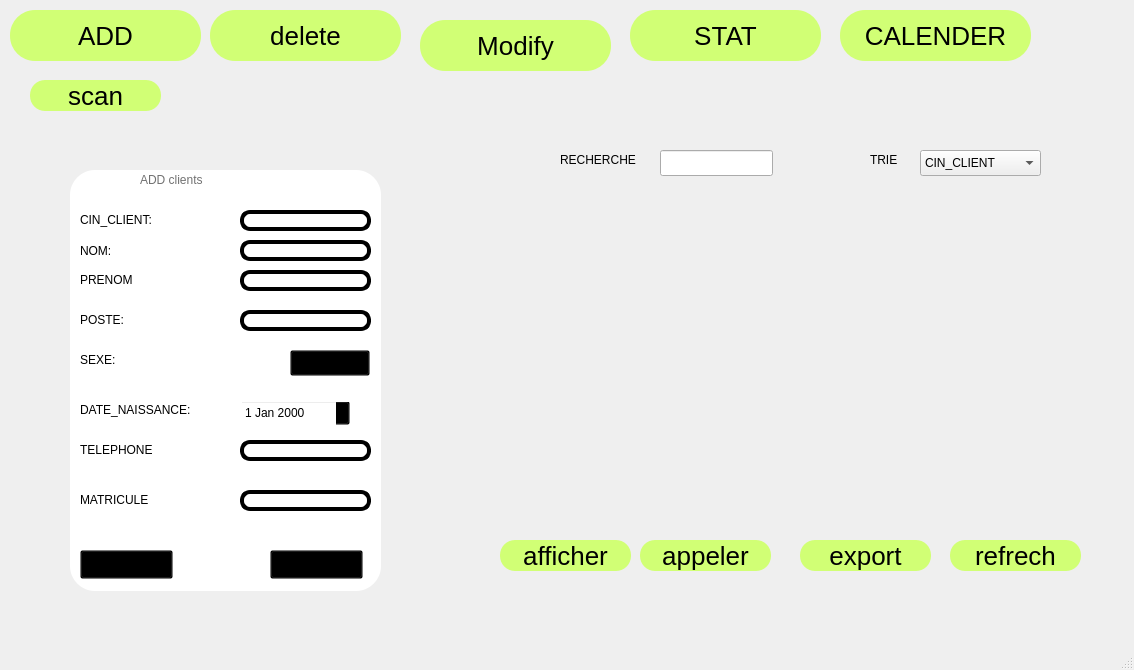
<?xml version="1.0" encoding="UTF-8"?>
<ui version="4.0">
 <class>mainabir</class>
 <widget class="QMainWindow" name="mainabir">
  <property name="geometry">
   <rect>
    <x>0</x>
    <y>0</y>
    <width>1134</width>
    <height>670</height>
   </rect>
  </property>
  <property name="windowTitle">
   <string>MainWindow</string>
  </property>
  <widget class="QWidget" name="centralwidget">
   <widget class="QStackedWidget" name="stackedWidget_2">
    <property name="geometry">
     <rect>
      <x>420</x>
      <y>190</y>
      <width>671</width>
      <height>381</height>
     </rect>
    </property>
    <property name="currentIndex">
     <number>1</number>
    </property>
    <widget class="QWidget" name="page_3">
     <widget class="QTableView" name="tableView">
      <property name="geometry">
       <rect>
        <x>20</x>
        <y>70</y>
        <width>651</width>
        <height>271</height>
       </rect>
      </property>
     </widget>
    </widget>
    <widget class="QWidget" name="page_5">
     <widget class="QLabel" name="label_30">
      <property name="geometry">
       <rect>
        <x>90</x>
        <y>30</y>
        <width>471</width>
        <height>271</height>
       </rect>
      </property>
      <property name="styleSheet">
       <string notr="true">background-color: transparent;;</string>
      </property>
      <property name="text">
       <string/>
      </property>
      <property name="scaledContents">
       <bool>true</bool>
      </property>
     </widget>
    </widget>
    <widget class="QWidget" name="page_4">
     <widget class="QCalendarWidget" name="calendarWidget">
      <property name="geometry">
       <rect>
        <x>80</x>
        <y>30</y>
        <width>561</width>
        <height>261</height>
       </rect>
      </property>
     </widget>
     <widget class="QGroupBox" name="groupBox_3">
      <property name="geometry">
       <rect>
        <x>330</x>
        <y>30</y>
        <width>231</width>
        <height>351</height>
       </rect>
      </property>
      <property name="styleSheet">
       <string notr="true">background-color: rgb(255, 255, 255);</string>
      </property>
      <property name="title">
       <string/>
      </property>
      <widget class="QLabel" name="label_15">
       <property name="geometry">
        <rect>
         <x>10</x>
         <y>120</y>
         <width>121</width>
         <height>21</height>
        </rect>
       </property>
       <property name="styleSheet">
        <string notr="true">color:rgb(0, 0, 0)</string>
       </property>
       <property name="text">
        <string>type de service:</string>
       </property>
      </widget>
      <widget class="QLabel" name="label_16">
       <property name="geometry">
        <rect>
         <x>60</x>
         <y>150</y>
         <width>181</width>
         <height>31</height>
        </rect>
       </property>
       <property name="text">
        <string/>
       </property>
      </widget>
      <widget class="QLabel" name="label_17">
       <property name="geometry">
        <rect>
         <x>0</x>
         <y>180</y>
         <width>121</width>
         <height>21</height>
        </rect>
       </property>
       <property name="styleSheet">
        <string notr="true">color:rgb(0, 0, 0)</string>
       </property>
       <property name="text">
        <string>date de debut</string>
       </property>
      </widget>
      <widget class="QLabel" name="label_18">
       <property name="geometry">
        <rect>
         <x>20</x>
         <y>210</y>
         <width>181</width>
         <height>31</height>
        </rect>
       </property>
       <property name="text">
        <string/>
       </property>
      </widget>
      <widget class="QLabel" name="label_19">
       <property name="geometry">
        <rect>
         <x>10</x>
         <y>240</y>
         <width>121</width>
         <height>21</height>
        </rect>
       </property>
       <property name="styleSheet">
        <string notr="true">color:rgb(0, 0, 0)</string>
       </property>
       <property name="text">
        <string>date de fin</string>
       </property>
      </widget>
      <widget class="QLabel" name="label_24">
       <property name="geometry">
        <rect>
         <x>20</x>
         <y>260</y>
         <width>181</width>
         <height>31</height>
        </rect>
       </property>
       <property name="text">
        <string/>
       </property>
      </widget>
      <widget class="QPushButton" name="Cancel">
       <property name="geometry">
        <rect>
         <x>100</x>
         <y>300</y>
         <width>111</width>
         <height>31</height>
        </rect>
       </property>
       <property name="styleSheet">
        <string notr="true">QPushButton{
font-family: 'Sans-Serif';
 font-size: 26px;    
	background-color: rgb(209, 255, 117);
border-radius:15px;


}</string>
       </property>
       <property name="text">
        <string>Cancel</string>
       </property>
      </widget>
      <widget class="QLabel" name="label_25">
       <property name="geometry">
        <rect>
         <x>10</x>
         <y>20</y>
         <width>181</width>
         <height>31</height>
        </rect>
       </property>
       <property name="text">
        <string/>
       </property>
      </widget>
      <widget class="QLabel" name="label_26">
       <property name="geometry">
        <rect>
         <x>10</x>
         <y>10</y>
         <width>121</width>
         <height>21</height>
        </rect>
       </property>
       <property name="styleSheet">
        <string notr="true">color:rgb(0, 0, 0)</string>
       </property>
       <property name="text">
        <string>matricule</string>
       </property>
      </widget>
      <widget class="QLabel" name="label_27">
       <property name="geometry">
        <rect>
         <x>40</x>
         <y>50</y>
         <width>181</width>
         <height>31</height>
        </rect>
       </property>
       <property name="text">
        <string/>
       </property>
      </widget>
      <widget class="QLabel" name="label_28">
       <property name="geometry">
        <rect>
         <x>10</x>
         <y>60</y>
         <width>121</width>
         <height>21</height>
        </rect>
       </property>
       <property name="styleSheet">
        <string notr="true">color:rgb(0, 0, 0)</string>
       </property>
       <property name="text">
        <string>cin_client</string>
       </property>
      </widget>
      <widget class="QLabel" name="label_29">
       <property name="geometry">
        <rect>
         <x>10</x>
         <y>90</y>
         <width>181</width>
         <height>31</height>
        </rect>
       </property>
       <property name="text">
        <string/>
       </property>
      </widget>
     </widget>
    </widget>
   </widget>
   <widget class="QStackedWidget" name="stackedWidget">
    <property name="geometry">
     <rect>
      <x>10</x>
      <y>150</y>
      <width>391</width>
      <height>441</height>
     </rect>
    </property>
    <property name="styleSheet">
     <string notr="true">background-color:transparent;</string>
    </property>
    <property name="currentIndex">
     <number>0</number>
    </property>
    <widget class="QWidget" name="page">
     <widget class="QGroupBox" name="groupBox">
      <property name="geometry">
       <rect>
        <x>60</x>
        <y>20</y>
        <width>311</width>
        <height>421</height>
       </rect>
      </property>
      <property name="styleSheet">
       <string notr="true">QGroupBox{
	background-color: rgb(255, 255, 255);
border-radius:25px;

}</string>
      </property>
      <property name="title">
       <string/>
      </property>
      <widget class="QLabel" name="label_2">
       <property name="geometry">
        <rect>
         <x>70</x>
         <y>0</y>
         <width>141</width>
         <height>20</height>
        </rect>
       </property>
       <property name="styleSheet">
        <string notr="true">font: 12pt &quot;Segoe UI&quot;;
color:rgb(113, 113, 113);</string>
       </property>
       <property name="text">
        <string>ADD clients</string>
       </property>
      </widget>
      <widget class="QLabel" name="label_3">
       <property name="geometry">
        <rect>
         <x>10</x>
         <y>71</y>
         <width>63</width>
         <height>20</height>
        </rect>
       </property>
       <property name="text">
        <string>NOM:</string>
       </property>
      </widget>
      <widget class="QLabel" name="label_4">
       <property name="geometry">
        <rect>
         <x>10</x>
         <y>140</y>
         <width>63</width>
         <height>20</height>
        </rect>
       </property>
       <property name="text">
        <string>POSTE:</string>
       </property>
      </widget>
      <widget class="QLabel" name="label_5">
       <property name="geometry">
        <rect>
         <x>10</x>
         <y>180</y>
         <width>63</width>
         <height>20</height>
        </rect>
       </property>
       <property name="text">
        <string>SEXE:</string>
       </property>
      </widget>
      <widget class="QLabel" name="label_7">
       <property name="geometry">
        <rect>
         <x>10</x>
         <y>230</y>
         <width>141</width>
         <height>20</height>
        </rect>
       </property>
       <property name="text">
        <string>DATE_NAISSANCE: </string>
       </property>
      </widget>
      <widget class="QDateEdit" name="dateEdit">
       <property name="geometry">
        <rect>
         <x>170</x>
         <y>230</y>
         <width>110</width>
         <height>26</height>
        </rect>
       </property>
      </widget>
      <widget class="QLabel" name="label_9">
       <property name="geometry">
        <rect>
         <x>10</x>
         <y>270</y>
         <width>91</width>
         <height>20</height>
        </rect>
       </property>
       <property name="text">
        <string>TELEPHONE</string>
       </property>
      </widget>
      <widget class="QLabel" name="label_10">
       <property name="geometry">
        <rect>
         <x>10</x>
         <y>40</y>
         <width>91</width>
         <height>20</height>
        </rect>
       </property>
       <property name="text">
        <string>CIN_CLIENT:</string>
       </property>
      </widget>
      <widget class="QLabel" name="label_11">
       <property name="geometry">
        <rect>
         <x>10</x>
         <y>320</y>
         <width>101</width>
         <height>20</height>
        </rect>
       </property>
       <property name="text">
        <string>MATRICULE</string>
       </property>
      </widget>
      <widget class="QComboBox" name="comboBox">
       <property name="geometry">
        <rect>
         <x>220</x>
         <y>180</y>
         <width>80</width>
         <height>26</height>
        </rect>
       </property>
       <item>
        <property name="text">
         <string/>
        </property>
       </item>
       <item>
        <property name="text">
         <string>female</string>
        </property>
       </item>
       <item>
        <property name="text">
         <string>male</string>
        </property>
       </item>
      </widget>
      <widget class="QLineEdit" name="lineEdit">
       <property name="geometry">
        <rect>
         <x>170</x>
         <y>70</y>
         <width>131</width>
         <height>21</height>
        </rect>
       </property>
       <property name="styleSheet">
        <string notr="true">QLineEdit{
	background-color:transparent;
border:4px solid rgb(0, 0, 0);
border-radius:10px;



}</string>
       </property>
      </widget>
      <widget class="QLineEdit" name="lineEdit_2">
       <property name="geometry">
        <rect>
         <x>170</x>
         <y>140</y>
         <width>131</width>
         <height>21</height>
        </rect>
       </property>
       <property name="styleSheet">
        <string notr="true">QLineEdit{
	background-color:transparent;
border:4px solid rgb(0, 0, 0);
border-radius:10px;



}</string>
       </property>
      </widget>
      <widget class="QLineEdit" name="lineEdit_4">
       <property name="geometry">
        <rect>
         <x>170</x>
         <y>270</y>
         <width>131</width>
         <height>21</height>
        </rect>
       </property>
       <property name="styleSheet">
        <string notr="true">QLineEdit{
	background-color:transparent;
border:4px solid rgb(0, 0, 0);
border-radius:10px;



}</string>
       </property>
      </widget>
      <widget class="QLineEdit" name="lineEdit_5">
       <property name="geometry">
        <rect>
         <x>170</x>
         <y>40</y>
         <width>131</width>
         <height>21</height>
        </rect>
       </property>
       <property name="styleSheet">
        <string notr="true">QLineEdit{
	background-color:transparent;
border:4px solid rgb(0, 0, 0);
border-radius:10px;



}</string>
       </property>
      </widget>
      <widget class="QLineEdit" name="lineEdit_6">
       <property name="geometry">
        <rect>
         <x>170</x>
         <y>320</y>
         <width>131</width>
         <height>21</height>
        </rect>
       </property>
       <property name="styleSheet">
        <string notr="true">QLineEdit{
	background-color:transparent;
border:4px solid rgb(0, 0, 0);
border-radius:10px;



}</string>
       </property>
      </widget>
      <widget class="QPushButton" name="pushButton_9">
       <property name="geometry">
        <rect>
         <x>10</x>
         <y>380</y>
         <width>93</width>
         <height>29</height>
        </rect>
       </property>
       <property name="text">
        <string>Reset</string>
       </property>
      </widget>
      <widget class="QPushButton" name="pushButton_10">
       <property name="geometry">
        <rect>
         <x>200</x>
         <y>380</y>
         <width>93</width>
         <height>29</height>
        </rect>
       </property>
       <property name="text">
        <string>submit</string>
       </property>
      </widget>
      <widget class="QLabel" name="label_87">
       <property name="geometry">
        <rect>
         <x>0</x>
         <y>430</y>
         <width>51</width>
         <height>51</height>
        </rect>
       </property>
       <property name="styleSheet">
        <string notr="true">background-color: transparent;</string>
       </property>
       <property name="text">
        <string/>
       </property>
       <property name="pixmap">
        <pixmap>../AUTOGENIUS/AUTOGENIUS/images/locals.png</pixmap>
       </property>
       <property name="scaledContents">
        <bool>true</bool>
       </property>
      </widget>
      <widget class="QLineEdit" name="lineEdit_7">
       <property name="geometry">
        <rect>
         <x>170</x>
         <y>100</y>
         <width>131</width>
         <height>21</height>
        </rect>
       </property>
       <property name="styleSheet">
        <string notr="true">QLineEdit{
	background-color:transparent;
border:4px solid rgb(0, 0, 0);
border-radius:10px;



}</string>
       </property>
      </widget>
      <widget class="QLabel" name="label_8">
       <property name="geometry">
        <rect>
         <x>10</x>
         <y>100</y>
         <width>63</width>
         <height>20</height>
        </rect>
       </property>
       <property name="text">
        <string>PRENOM</string>
       </property>
      </widget>
     </widget>
    </widget>
    <widget class="QWidget" name="page_2">
     <widget class="QGroupBox" name="groupBox_2">
      <property name="geometry">
       <rect>
        <x>60</x>
        <y>10</y>
        <width>311</width>
        <height>421</height>
       </rect>
      </property>
      <property name="styleSheet">
       <string notr="true">QGroupBox{
	background-color: rgb(255, 255, 255);
border-radius:25px;

}</string>
      </property>
      <property name="title">
       <string/>
      </property>
      <widget class="QLabel" name="label_13">
       <property name="geometry">
        <rect>
         <x>70</x>
         <y>0</y>
         <width>141</width>
         <height>20</height>
        </rect>
       </property>
       <property name="styleSheet">
        <string notr="true">font: 12pt &quot;Segoe UI&quot;;
color:rgb(113, 113, 113);</string>
       </property>
       <property name="text">
        <string>Delete clients</string>
       </property>
      </widget>
      <widget class="QLabel" name="label_22">
       <property name="geometry">
        <rect>
         <x>20</x>
         <y>70</y>
         <width>91</width>
         <height>20</height>
        </rect>
       </property>
       <property name="text">
        <string>CIN:_CLIENT</string>
       </property>
      </widget>
      <widget class="QLineEdit" name="lineEdit_12">
       <property name="geometry">
        <rect>
         <x>140</x>
         <y>70</y>
         <width>131</width>
         <height>21</height>
        </rect>
       </property>
       <property name="styleSheet">
        <string notr="true">QLineEdit{
	background-color:transparent;
border:4px solid rgb(0, 0, 0);
border-radius:10px;



}</string>
       </property>
      </widget>
      <widget class="QPushButton" name="pushButton_12">
       <property name="geometry">
        <rect>
         <x>110</x>
         <y>380</y>
         <width>93</width>
         <height>29</height>
        </rect>
       </property>
       <property name="text">
        <string>delete</string>
       </property>
      </widget>
     </widget>
    </widget>
   </widget>
   <widget class="QPushButton" name="afficher_2">
    <property name="geometry">
     <rect>
      <x>30</x>
      <y>80</y>
      <width>131</width>
      <height>31</height>
     </rect>
    </property>
    <property name="styleSheet">
     <string notr="true">QPushButton{
font-family: 'Sans-Serif';
 font-size: 26px;    
	background-color: rgb(209, 255, 117);
border-radius:15px;


}</string>
    </property>
    <property name="text">
     <string>scan</string>
    </property>
   </widget>
   <widget class="QPushButton" name="pushButton">
    <property name="geometry">
     <rect>
      <x>10</x>
      <y>10</y>
      <width>191</width>
      <height>51</height>
     </rect>
    </property>
    <property name="styleSheet">
     <string notr="true">QPushButton{
font-family: 'Sans-Serif';
 font-size: 26px;    
	background-color: rgb(209, 255, 117);
border-radius:25px;


}</string>
    </property>
    <property name="text">
     <string>ADD</string>
    </property>
   </widget>
   <widget class="QPushButton" name="refrech">
    <property name="geometry">
     <rect>
      <x>950</x>
      <y>540</y>
      <width>131</width>
      <height>31</height>
     </rect>
    </property>
    <property name="styleSheet">
     <string notr="true">QPushButton{
font-family: 'Sans-Serif';
 font-size: 26px;    
	background-color: rgb(209, 255, 117);
border-radius:15px;


}</string>
    </property>
    <property name="text">
     <string>refrech</string>
    </property>
   </widget>
   <widget class="QPushButton" name="trier">
    <property name="geometry">
     <rect>
      <x>810</x>
      <y>150</y>
      <width>81</width>
      <height>31</height>
     </rect>
    </property>
    <property name="styleSheet">
     <string notr="true">QPushButton {
    background-color: transparent;
    border: none;
}

QPushButton:hover {
    background-color: rgba(0, 0, 0, 0.1); /* Ajouter une légère couleur de survol */
}

QPushButton:pressed {
    background-color: rgba(0, 0, 0, 0.2); /* Couleur lors du clic */
}</string>
    </property>
    <property name="text">
     <string/>
    </property>
    <property name="icon">
     <iconset>
      <normaloff>:/105-removebg-preview.png</normaloff>:/105-removebg-preview.png</iconset>
    </property>
    <property name="iconSize">
     <size>
      <width>61</width>
      <height>59</height>
     </size>
    </property>
   </widget>
   <widget class="QLineEdit" name="lineEdit_3">
    <property name="geometry">
     <rect>
      <x>660</x>
      <y>150</y>
      <width>113</width>
      <height>26</height>
     </rect>
    </property>
   </widget>
   <widget class="QPushButton" name="pushButton_6">
    <property name="geometry">
     <rect>
      <x>420</x>
      <y>20</y>
      <width>191</width>
      <height>51</height>
     </rect>
    </property>
    <property name="styleSheet">
     <string notr="true">QPushButton{
font-family: 'Sans-Serif';
 font-size: 26px;    
	background-color: rgb(209, 255, 117);
border-radius:25px;


}</string>
    </property>
    <property name="text">
     <string>Modify</string>
    </property>
   </widget>
   <widget class="QPushButton" name="stat">
    <property name="geometry">
     <rect>
      <x>630</x>
      <y>10</y>
      <width>191</width>
      <height>51</height>
     </rect>
    </property>
    <property name="styleSheet">
     <string notr="true">QPushButton{
font-family: 'Sans-Serif';
 font-size: 26px;    
	background-color: rgb(209, 255, 117);
border-radius:25px;


}</string>
    </property>
    <property name="text">
     <string>STAT</string>
    </property>
   </widget>
   <widget class="QLabel" name="label_12">
    <property name="geometry">
     <rect>
      <x>560</x>
      <y>150</y>
      <width>91</width>
      <height>20</height>
     </rect>
    </property>
    <property name="text">
     <string>RECHERCHE</string>
    </property>
   </widget>
   <widget class="QPushButton" name="appel">
    <property name="geometry">
     <rect>
      <x>640</x>
      <y>540</y>
      <width>131</width>
      <height>31</height>
     </rect>
    </property>
    <property name="styleSheet">
     <string notr="true">QPushButton{
font-family: 'Sans-Serif';
 font-size: 26px;    
	background-color: rgb(209, 255, 117);
border-radius:15px;


}</string>
    </property>
    <property name="text">
     <string>appeler</string>
    </property>
   </widget>
   <widget class="QPushButton" name="export_2">
    <property name="geometry">
     <rect>
      <x>800</x>
      <y>540</y>
      <width>131</width>
      <height>31</height>
     </rect>
    </property>
    <property name="styleSheet">
     <string notr="true">QPushButton{
font-family: 'Sans-Serif';
 font-size: 26px;    
	background-color: rgb(209, 255, 117);
border-radius:15px;


}</string>
    </property>
    <property name="text">
     <string>export</string>
    </property>
   </widget>
   <widget class="QPushButton" name="rechercher">
    <property name="geometry">
     <rect>
      <x>480</x>
      <y>130</y>
      <width>111</width>
      <height>61</height>
     </rect>
    </property>
    <property name="styleSheet">
     <string notr="true">QPushButton {
    background-color: transparent;
    border: none;
}

QPushButton:hover {
    background-color: rgba(0, 0, 0, 0.1); /* Ajouter une légère couleur de survol */
}

QPushButton:pressed {
    background-color: rgba(0, 0, 0, 0.2); /* Couleur lors du clic */
}</string>
    </property>
    <property name="text">
     <string/>
    </property>
    <property name="icon">
     <iconset>
      <normaloff>:/110-removebg-preview.png</normaloff>:/110-removebg-preview.png</iconset>
    </property>
    <property name="iconSize">
     <size>
      <width>67</width>
      <height>54</height>
     </size>
    </property>
   </widget>
   <widget class="QPushButton" name="pushButton_5">
    <property name="geometry">
     <rect>
      <x>210</x>
      <y>10</y>
      <width>191</width>
      <height>51</height>
     </rect>
    </property>
    <property name="styleSheet">
     <string notr="true">QPushButton{
font-family: 'Sans-Serif';
 font-size: 26px;    
	background-color: rgb(209, 255, 117);
border-radius:25px;


}</string>
    </property>
    <property name="text">
     <string>delete</string>
    </property>
   </widget>
   <widget class="QComboBox" name="comboBox_2">
    <property name="geometry">
     <rect>
      <x>920</x>
      <y>150</y>
      <width>121</width>
      <height>26</height>
     </rect>
    </property>
    <item>
     <property name="text">
      <string>CIN_CLIENT</string>
     </property>
    </item>
    <item>
     <property name="text">
      <string>NOM</string>
     </property>
    </item>
   </widget>
   <widget class="QLabel" name="label_14">
    <property name="geometry">
     <rect>
      <x>870</x>
      <y>150</y>
      <width>91</width>
      <height>20</height>
     </rect>
    </property>
    <property name="text">
     <string>TRIE</string>
    </property>
   </widget>
   <widget class="QPushButton" name="afficher">
    <property name="geometry">
     <rect>
      <x>500</x>
      <y>540</y>
      <width>131</width>
      <height>31</height>
     </rect>
    </property>
    <property name="styleSheet">
     <string notr="true">QPushButton{
font-family: 'Sans-Serif';
 font-size: 26px;    
	background-color: rgb(209, 255, 117);
border-radius:15px;


}</string>
    </property>
    <property name="text">
     <string>afficher</string>
    </property>
   </widget>
   <widget class="QPushButton" name="Calender">
    <property name="geometry">
     <rect>
      <x>840</x>
      <y>10</y>
      <width>191</width>
      <height>51</height>
     </rect>
    </property>
    <property name="styleSheet">
     <string notr="true">QPushButton{
font-family: 'Sans-Serif';
 font-size: 26px;    
	background-color: rgb(209, 255, 117);
border-radius:25px;


}</string>
    </property>
    <property name="text">
     <string>CALENDER</string>
    </property>
   </widget>
  </widget>
  <widget class="QMenuBar" name="menubar">
   <property name="geometry">
    <rect>
     <x>0</x>
     <y>0</y>
     <width>1134</width>
     <height>26</height>
    </rect>
   </property>
  </widget>
  <widget class="QStatusBar" name="statusbar"/>
 </widget>
 <resources/>
 <connections/>
</ui>
